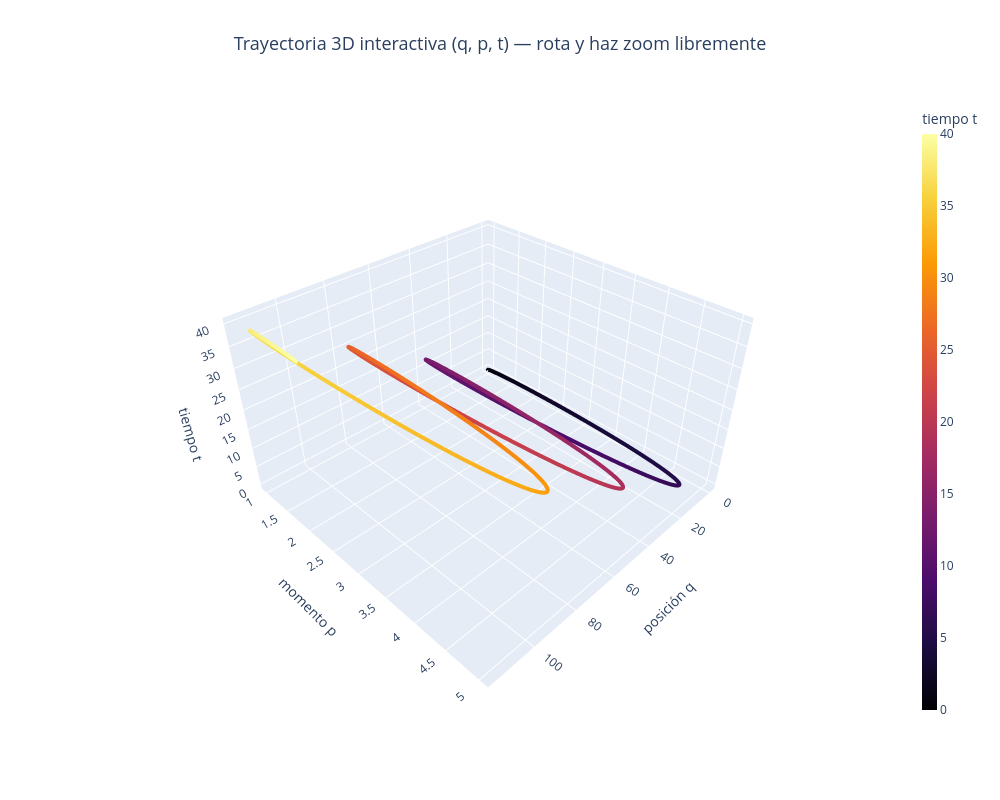
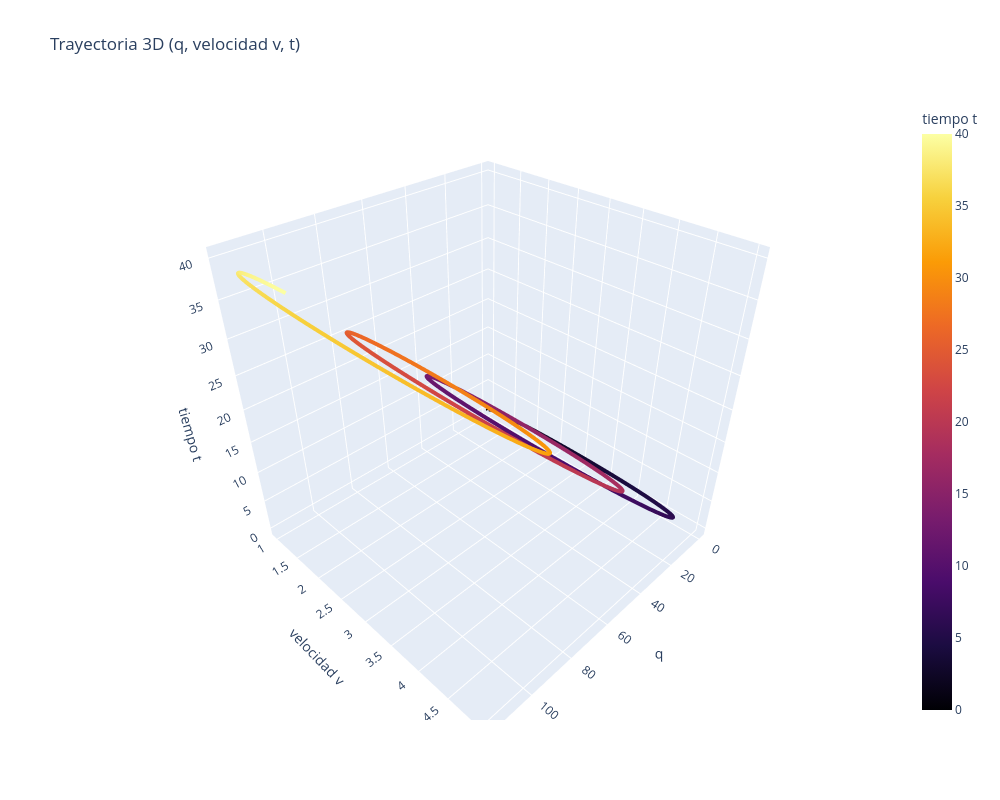
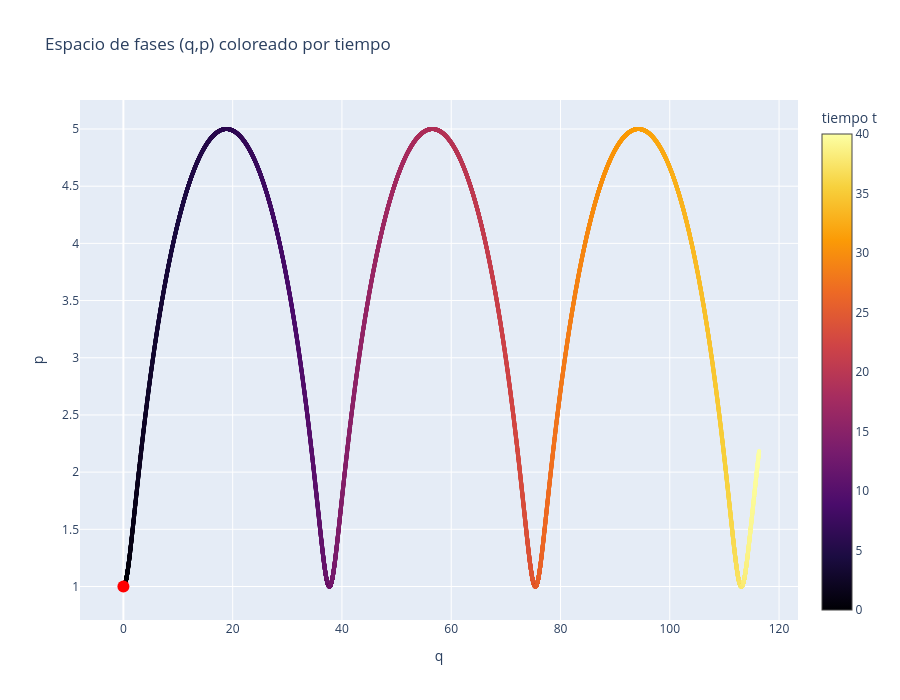

The notebook cell saved with these charts, in order:
### Code cell
# ===========================================================
#  Hamiltoniano H = p²/2 − q E(t)  →  PLOTLY 3D TOTALMENTE INTERACTIVO
#  m = 1, e = 1, q(0)=0, p(0)=1
#  ¡Gira, haz zoom, pasa el ratón... todo funciona!
# ===========================================================

import numpy as np
from scipy.integrate import solve_ivp
import plotly.graph_objects as go

# ------------------- Parámetros -------------------
m, e = 1.0, 1.0
q0, p0 = 0.0, 1.0
t_span = (0, 40)
t_eval = np.linspace(0, 40, 15000)      # muchos puntos = curva muy suave

# ------------------- Campo eléctrico -------------------
def hamilton_eqs(t, X):
    q, p = X
    # ← Aquí cambias el campo cuando quieras
    E = np.sin(0.5 * t)                  # el que estabas usando
    # E = 0.4                              # constante
    # E = 1.5 * np.cos(1.2 * t)            # casi resonante → precioso caos
    # E = 5.0 * np.exp(- (t-10)**2 / 2)     # pulso gaussiano
    return [p/m, e*E]

# ------------------- Integración -------------------
sol = solve_ivp(hamilton_eqs, t_span, [q0, p0],
                t_eval=t_eval, rtol=1e-10, atol=1e-12)

t = sol.t
q = sol.y[0]
p = sol.y[1]
v = p / m                                 # velocidad = p (m=1)

# ==================== 1. Trayectoria 3D (q, p, t) ====================
fig1 = go.Figure()

fig1.add_trace(go.Scatter3d(
    x=q, y=p, z=t,
    mode='lines',
    line=dict(
        color=t,                    
        colorscale='Inferno',       # elige: Viridis, Plasma, Inferno, Rainbow, Jet...
        width=8,
        colorbar=dict(title="tiempo t", thickness=15)
    ),
    name='trayectoria',
    hovertemplate='<b>q</b>: %{x:.3f}<br><b>p</b>: %{y:.3f}<br><b>t</b>: %{z:.2f}<extra></extra>'
))

fig1.update_layout(
    title=dict(text="Trayectoria 3D interactiva (q, p, t) — rota y haz zoom libremente",
               x=0.5, font=dict(size=18)),
    scene=dict(
        xaxis_title='posición q',
        yaxis_title='momento p',
        zaxis_title='tiempo t',
        aspectmode='manual',
        aspectratio=dict(x=1, y=1, z=0.6)
    ),
    width=1000,
    height=800
)

fig1.show()

# ==================== 2. Otra vista 3D (q, v, t) ====================
fig2 = go.Figure()

fig2.add_trace(go.Scatter3d(
    x=q, y=v, z=t,
    mode='lines',
    line=dict(
        color=t,
        colorscale='Inferno',
        width=8,
        colorbar=dict(title="tiempo t")
    ),
    hovertemplate='q: %{x:.3f}<br>v: %{y:.3f}<br>t: %{z:.2f}<extra></extra>'
))

fig2.update_layout(
    title="Trayectoria 3D (q, velocidad v, t)",
    scene=dict(xaxis_title='q', yaxis_title='velocidad v', zaxis_title='tiempo t'),
    width=1000, height=800
)

fig2.show()

# ==================== 3. Espacio de fases 2D coloreado por tiempo ====================
fig3 = go.Figure()

fig3.add_trace(go.Scatter(
    x=q, y=p,
    mode='markers',
    marker=dict(
        color=t,
        colorscale='Inferno',
        size=4,
        colorbar=dict(title="tiempo t")
    ),
    hovertemplate='t = %{marker.color:.2f}<extra></extra>'
))

# Punto inicial destacado
fig3.add_trace(go.Scatter(
    x=[q[0]], y=[p[0]],
    mode='markers',
    marker=dict(size=12, color='red', symbol='circle'),
    name='inicio (t=0)'
))

fig3.update_layout(
    title="Espacio de fases (q,p) coloreado por tiempo",
    xaxis_title="q", yaxis_title="p",
    width=900, height=700,
    showlegend=False
)
fig3.show()

# ==================== Guardar como HTML interactivo (opcional) ====================
fig1.write_html("trayectoria_3D_qpt.html")
fig2.write_html("trayectoria_3D_qvt.html")
fig3.write_html("fases_qp.html")

### Figure 1 — Plotly figure (JSON) as saved in the notebook; plotly's stock layout.template omitted (floating-point values rounded to 4 significant figures; data arrays with more than 128 entries replaced by an {"elided": "..."} marker saying what was removed)
{"data": [{"hovertemplate": "<b>q</b>: %{x:.3f}<br><b>p</b>: %{y:.3f}<br><b>t</b>: %{z:.2f}<extra></extra>", "line": {"color": {"elided": "15000 float values"}, "colorbar": {"thickness": 15, "title": {"text": "tiempo t"}}, "colorscale": [[0, "#000004"], [0.1111, "#1b0c41"], [0.2222, "#4a0c6b"], [0.3333, "#781c6d"], [0.4444, "#a52c60"], [0.5556, "#cf4446"], [0.6667, "#ed6925"], [0.7778, "#fb9b06"], [0.8889, "#f7d13d"], [1, "#fcffa4"]], "width": 8}, "mode": "lines", "name": "trayectoria", "type": "scatter3d", "x": {"elided": "15000 float values"}, "y": {"elided": "15000 float values"}, "z": {"elided": "15000 float values"}}], "layout": {"height": 800, "scene": {"aspectmode": "manual", "aspectratio": {"x": 1, "y": 1, "z": 0.6}, "xaxis": {"title": {"text": "posición q"}}, "yaxis": {"title": {"text": "momento p"}}, "zaxis": {"title": {"text": "tiempo t"}}}, "title": {"font": {"size": 18}, "text": "Trayectoria 3D interactiva (q, p, t) — rota y haz zoom libremente", "x": 0.5}, "width": 1000}}

### Figure 2 — Plotly figure (JSON) as saved in the notebook; plotly's stock layout.template omitted (floating-point values rounded to 4 significant figures; data arrays with more than 128 entries replaced by an {"elided": "..."} marker saying what was removed)
{"data": [{"hovertemplate": "q: %{x:.3f}<br>v: %{y:.3f}<br>t: %{z:.2f}<extra></extra>", "line": {"color": {"elided": "15000 float values"}, "colorbar": {"title": {"text": "tiempo t"}}, "colorscale": [[0, "#000004"], [0.1111, "#1b0c41"], [0.2222, "#4a0c6b"], [0.3333, "#781c6d"], [0.4444, "#a52c60"], [0.5556, "#cf4446"], [0.6667, "#ed6925"], [0.7778, "#fb9b06"], [0.8889, "#f7d13d"], [1, "#fcffa4"]], "width": 8}, "mode": "lines", "type": "scatter3d", "x": {"elided": "15000 float values"}, "y": {"elided": "15000 float values"}, "z": {"elided": "15000 float values"}}], "layout": {"height": 800, "scene": {"xaxis": {"title": {"text": "q"}}, "yaxis": {"title": {"text": "velocidad v"}}, "zaxis": {"title": {"text": "tiempo t"}}}, "title": {"text": "Trayectoria 3D (q, velocidad v, t)"}, "width": 1000}}

### Figure 3 — Plotly figure (JSON) as saved in the notebook; plotly's stock layout.template omitted (floating-point values rounded to 4 significant figures; data arrays with more than 128 entries replaced by an {"elided": "..."} marker saying what was removed)
{"data": [{"hovertemplate": "t = %{marker.color:.2f}<extra></extra>", "marker": {"color": {"elided": "15000 float values"}, "colorbar": {"title": {"text": "tiempo t"}}, "colorscale": [[0, "#000004"], [0.1111, "#1b0c41"], [0.2222, "#4a0c6b"], [0.3333, "#781c6d"], [0.4444, "#a52c60"], [0.5556, "#cf4446"], [0.6667, "#ed6925"], [0.7778, "#fb9b06"], [0.8889, "#f7d13d"], [1, "#fcffa4"]], "size": 4}, "mode": "markers", "type": "scatter", "x": {"elided": "15000 float values"}, "y": {"elided": "15000 float values"}}, {"marker": {"color": "red", "size": 12, "symbol": "circle"}, "mode": "markers", "name": "inicio (t=0)", "type": "scatter", "x": [0], "y": [1]}], "layout": {"height": 700, "showlegend": false, "title": {"text": "Espacio de fases (q,p) coloreado por tiempo"}, "width": 900, "xaxis": {"title": {"text": "q"}}, "yaxis": {"title": {"text": "p"}}}}
